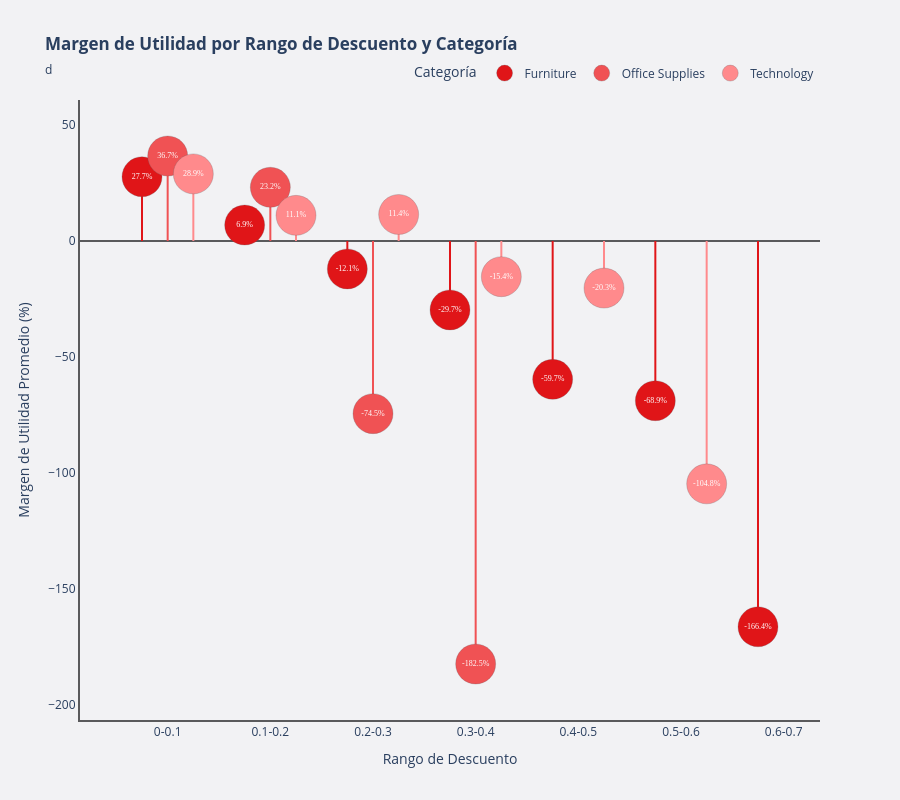

This figure's notebook cell:
### Code cell
#? 4. Gráfico de Lollipop: Margen de Utilidad por Rango de Descuento y Categoría
import plotly.graph_objects as go

# Colores
COLOR_BG = '#F2F2F4'
COLOR_LINE = '#5A5A5C'
# Tonos de rojo para cada categoría
CATEGORY_COLORS = {
    'Furniture': '#E01518',      # Rojo oscuro
    'Office Supplies': '#F05254', # Rojo medio
    'Technology': '#FF8A8C'       # Rojo claro
}

# Crear figura
fig = go.Figure()

# Obtener categorías únicas
agg_margin_by_category = data_cleaned.groupby(['Discount_Bin', 'Category'], observed=True)['Profit_Margin_Pct'].mean().reset_index()
agg_margin_by_category.columns = ['Discount_Bin', 'Category', 'Avg_Profit_Margin_Pct']
categories = agg_margin_by_category['Category'].unique()

# Para cada categoría, crear lollipops
for idx, category in enumerate(categories):
    cat_data = agg_margin_by_category[agg_margin_by_category['Category'] == category]

    # Crear posiciones x con offset para cada categoría
    x_positions = []
    discount_bin_labels = []
    for i, discount_bin in enumerate(cat_data['Discount_Bin']):
        # Offset: -0.2, 0, 0.2 para las tres categorías
        offset = (idx - 1) * 0.25
        x_positions.append(i + offset)
        discount_bin_labels.append(str(discount_bin))

    # Líneas (stems) - vinculadas a la misma leyenda
    for i, x in enumerate(x_positions):
        fig.add_trace(go.Scatter(
            x=[x, x],
            y=[0, cat_data['Avg_Profit_Margin_Pct'].iloc[i]],
            mode='lines',
            line=dict(color=CATEGORY_COLORS[category], width=2),
            showlegend=False,
            hoverinfo='skip',
            legendgroup=category,  # Vincula a la categoría
            name=category
        ))

    # Círculos (lollipops) con texto
    fig.add_trace(go.Scatter(
        x=x_positions,
        y=cat_data['Avg_Profit_Margin_Pct'],
        mode='markers+text',
        marker=dict(
            size=40,
            color=CATEGORY_COLORS[category],
            line=dict(color=COLOR_LINE, width=0.25)
        ),
        text=[f'{val:.1f}%' for val in cat_data['Avg_Profit_Margin_Pct']],
        textposition='middle center',
        textfont=dict(color='white', size=8, family='Arial Black'),
        name=category,
        legendgroup=category,  # Vincula a la categoría
        customdata=discount_bin_labels,
        hovertemplate=f'<b>{category}</b><br>Margen: %{{y:.2f}}%<br>Rango de Descuento: %{{customdata}}<extra></extra>'
    ))

# Configurar layout
fig.update_layout(
    title={
        'text': '<b>Margen de Utilidad por Rango de Descuento y Categoría</b>',
        'subtitle':  {'text': 'd'}
    },
    xaxis=dict(
        title='Rango de Descuento',
        tickmode='array',
        tickvals=list(range(len(discount_labels))),
        ticktext=discount_labels,
        showgrid=False,
        zeroline=False,
        showline=True,
        linewidth=2,
        linecolor=COLOR_LINE
    ),
    yaxis=dict(
        title='Margen de Utilidad Promedio (%)',
        showline=True,
        linewidth=2,
        linecolor=COLOR_LINE,
        zeroline=True,
        showgrid=False,
        zerolinewidth=2,
        zerolinecolor=COLOR_LINE
    ),
    plot_bgcolor=COLOR_BG,
    paper_bgcolor=COLOR_BG,
    height=800,
    hovermode='closest',
    legend=dict(
        title='Categoría',
        orientation='h',
        yanchor='bottom',
        y=1.02,
        xanchor='right',
        x=1
    )
)

fig.show()

### Figure 1 — Plotly figure (JSON) as saved in the notebook; plotly's stock layout.template omitted (floating-point values rounded to 4 significant figures)
{"data": [{"hoverinfo": "skip", "legendgroup": "Furniture", "line": {"color": "#E01518", "width": 2}, "mode": "lines", "name": "Furniture", "showlegend": false, "x": [-0.25, -0.25], "y": [0, 27.68], "type": "scatter"}, {"hoverinfo": "skip", "legendgroup": "Furniture", "line": {"color": "#E01518", "width": 2}, "mode": "lines", "name": "Furniture", "showlegend": false, "x": [0.75, 0.75], "y": [0, 6.867], "type": "scatter"}, {"hoverinfo": "skip", "legendgroup": "Furniture", "line": {"color": "#E01518", "width": 2}, "mode": "lines", "name": "Furniture", "showlegend": false, "x": [1.75, 1.75], "y": [0, -12.07], "type": "scatter"}, {"hoverinfo": "skip", "legendgroup": "Furniture", "line": {"color": "#E01518", "width": 2}, "mode": "lines", "name": "Furniture", "showlegend": false, "x": [2.75, 2.75], "y": [0, -29.74], "type": "scatter"}, {"hoverinfo": "skip", "legendgroup": "Furniture", "line": {"color": "#E01518", "width": 2}, "mode": "lines", "name": "Furniture", "showlegend": false, "x": [3.75, 3.75], "y": [0, -59.69], "type": "scatter"}, {"hoverinfo": "skip", "legendgroup": "Furniture", "line": {"color": "#E01518", "width": 2}, "mode": "lines", "name": "Furniture", "showlegend": false, "x": [4.75, 4.75], "y": [0, -68.91], "type": "scatter"}, {"hoverinfo": "skip", "legendgroup": "Furniture", "line": {"color": "#E01518", "width": 2}, "mode": "lines", "name": "Furniture", "showlegend": false, "x": [5.75, 5.75], "y": [0, -166.4], "type": "scatter"}, {"customdata": ["0-0.1", "0.1-0.2", "0.2-0.3", "0.3-0.4", "0.4-0.5", "0.5-0.6", "0.6-0.7"], "hovertemplate": "<b>Furniture</b><br>Margen: %{y:.2f}%<br>Rango de Descuento: %{customdata}<extra></extra>", "legendgroup": "Furniture", "marker": {"color": "#E01518", "line": {"color": "#5A5A5C", "width": 0.25}, "size": 40}, "mode": "markers+text", "name": "Furniture", "text": ["27.7%", "6.9%", "-12.1%", "-29.7%", "-59.7%", "-68.9%", "-166.4%"], "textfont": {"color": "white", "family": "Arial Black", "size": 8}, "textposition": "middle center", "x": [-0.25, 0.75, 1.75, 2.75, 3.75, 4.75, 5.75], "y": [27.68, 6.867, -12.07, -29.74, -59.69, -68.91, -166.4], "type": "scatter"}, {"hoverinfo": "skip", "legendgroup": "Office Supplies", "line": {"color": "#F05254", "width": 2}, "mode": "lines", "name": "Office Supplies", "showlegend": false, "x": [0.0, 0.0], "y": [0, 36.65], "type": "scatter"}, {"hoverinfo": "skip", "legendgroup": "Office Supplies", "line": {"color": "#F05254", "width": 2}, "mode": "lines", "name": "Office Supplies", "showlegend": false, "x": [1.0, 1.0], "y": [0, 23.16], "type": "scatter"}, {"hoverinfo": "skip", "legendgroup": "Office Supplies", "line": {"color": "#F05254", "width": 2}, "mode": "lines", "name": "Office Supplies", "showlegend": false, "x": [2.0, 2.0], "y": [0, -74.51], "type": "scatter"}, {"hoverinfo": "skip", "legendgroup": "Office Supplies", "line": {"color": "#F05254", "width": 2}, "mode": "lines", "name": "Office Supplies", "showlegend": false, "x": [3.0, 3.0], "y": [0, -182.5], "type": "scatter"}, {"customdata": ["0-0.1", "0.1-0.2", "0.6-0.7", "0.7-0.8"], "hovertemplate": "<b>Office Supplies</b><br>Margen: %{y:.2f}%<br>Rango de Descuento: %{customdata}<extra></extra>", "legendgroup": "Office Supplies", "marker": {"color": "#F05254", "line": {"color": "#5A5A5C", "width": 0.25}, "size": 40}, "mode": "markers+text", "name": "Office Supplies", "text": ["36.7%", "23.2%", "-74.5%", "-182.5%"], "textfont": {"color": "white", "family": "Arial Black", "size": 8}, "textposition": "middle center", "x": [0.0, 1.0, 2.0, 3.0], "y": [36.65, 23.16, -74.51, -182.5], "type": "scatter"}, {"hoverinfo": "skip", "legendgroup": "Technology", "line": {"color": "#FF8A8C", "width": 2}, "mode": "lines", "name": "Technology", "showlegend": false, "x": [0.25, 0.25], "y": [0, 28.93], "type": "scatter"}, {"hoverinfo": "skip", "legendgroup": "Technology", "line": {"color": "#FF8A8C", "width": 2}, "mode": "lines", "name": "Technology", "showlegend": false, "x": [1.25, 1.25], "y": [0, 11.05], "type": "scatter"}, {"hoverinfo": "skip", "legendgroup": "Technology", "line": {"color": "#FF8A8C", "width": 2}, "mode": "lines", "name": "Technology", "showlegend": false, "x": [2.25, 2.25], "y": [0, 11.43], "type": "scatter"}, {"hoverinfo": "skip", "legendgroup": "Technology", "line": {"color": "#FF8A8C", "width": 2}, "mode": "lines", "name": "Technology", "showlegend": false, "x": [3.25, 3.25], "y": [0, -15.42], "type": "scatter"}, {"hoverinfo": "skip", "legendgroup": "Technology", "line": {"color": "#FF8A8C", "width": 2}, "mode": "lines", "name": "Technology", "showlegend": false, "x": [4.25, 4.25], "y": [0, -20.33], "type": "scatter"}, {"hoverinfo": "skip", "legendgroup": "Technology", "line": {"color": "#FF8A8C", "width": 2}, "mode": "lines", "name": "Technology", "showlegend": false, "x": [5.25, 5.25], "y": [0, -104.8], "type": "scatter"}, {"customdata": ["0-0.1", "0.1-0.2", "0.2-0.3", "0.3-0.4", "0.4-0.5", "0.6-0.7"], "hovertemplate": "<b>Technology</b><br>Margen: %{y:.2f}%<br>Rango de Descuento: %{customdata}<extra></extra>", "legendgroup": "Technology", "marker": {"color": "#FF8A8C", "line": {"color": "#5A5A5C", "width": 0.25}, "size": 40}, "mode": "markers+text", "name": "Technology", "text": ["28.9%", "11.1%", "11.4%", "-15.4%", "-20.3%", "-104.8%"], "textfont": {"color": "white", "family": "Arial Black", "size": 8}, "textposition": "middle center", "x": [0.25, 1.25, 2.25, 3.25, 4.25, 5.25], "y": [28.93, 11.05, 11.43, -15.42, -20.33, -104.8], "type": "scatter"}], "layout": {"title": {"subtitle": {"text": "d"}, "text": "<b>Margen de Utilidad por Rango de Descuento y Categoría</b>"}, "xaxis": {"title": {"text": "Rango de Descuento"}, "tickmode": "array", "tickvals": [0, 1, 2, 3, 4, 5, 6, 7, 8], "ticktext": ["0-0.1", "0.1-0.2", "0.2-0.3", "0.3-0.4", "0.4-0.5", "0.5-0.6", "0.6-0.7", "0.7-0.8", "0.8-1.0"], "showgrid": false, "zeroline": false, "showline": true, "linewidth": 2, "linecolor": "#5A5A5C"}, "yaxis": {"title": {"text": "Margen de Utilidad Promedio (%)"}, "showline": true, "linewidth": 2, "linecolor": "#5A5A5C", "zeroline": true, "showgrid": false, "zerolinewidth": 2, "zerolinecolor": "#5A5A5C"}, "legend": {"title": {"text": "Categoría"}, "orientation": "h", "yanchor": "bottom", "y": 1.02, "xanchor": "right", "x": 1}, "plot_bgcolor": "#F2F2F4", "paper_bgcolor": "#F2F2F4", "height": 800, "hovermode": "closest"}}
